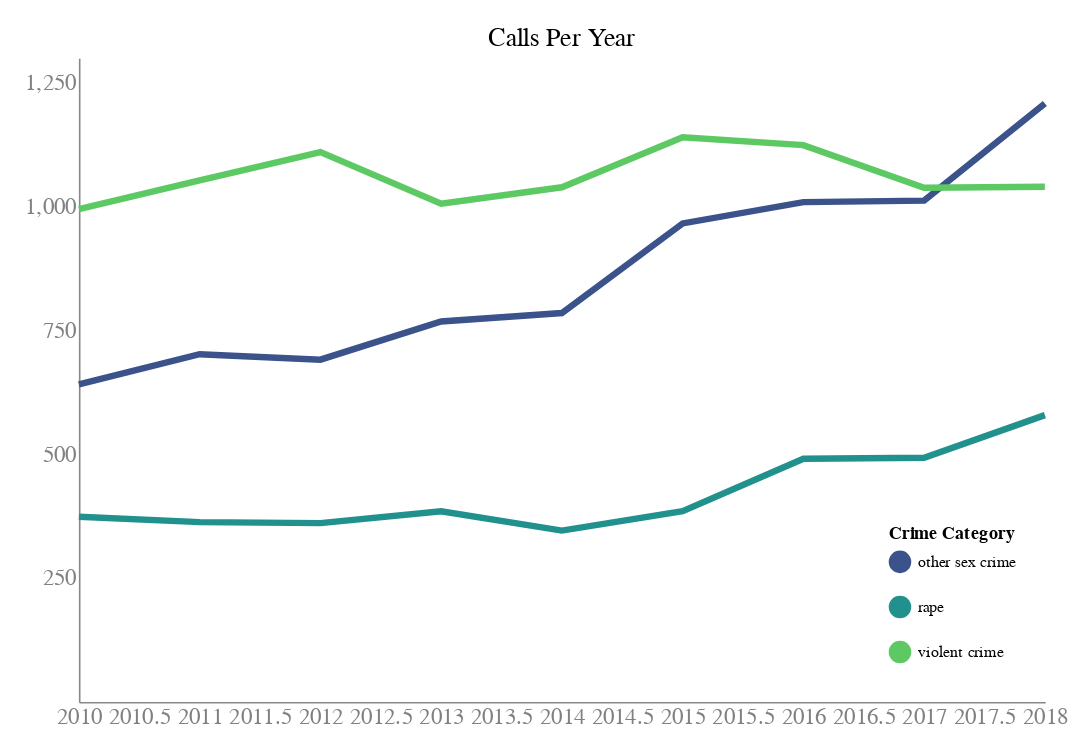

Notebook source saved alongside this figure:
### Code cell
# Interactive crime_type counts chart! 

# Create selection that chooses the nearest point
nearest = alt.selection(type='single', nearest=True, on='mouseover',
                       fields=['year'], empty='none')

# The basic line
line = alt.Chart().mark_line().encode(
    x=alt.X(
        'year:Q',
        axis=alt.Axis(
            format='Y',
            title='',
            ticks=False
        )),
    y=alt.Y(
        'type_count:Q',
        axis=alt.Axis(
            title='',
            ticks=False,
            values=[250, 500, 750, 1000, 1250]
        )),
    color=alt.Color(
        'crime_type:N',
        legend=alt.Legend(
            title='Crime Category',
            orient='bottom-right'
        ),
        scale=alt.Scale(
            scheme='viridis'
        ))
)

# Transparent selectors across the chart. This tells the x-value of the cursor
selectors = alt.Chart().mark_point().encode(
    x='year:Q',
    opacity=alt.value(0),
).add_selection(
    nearest
)

# Draw points on the line and highlight based on selection
points = line.mark_point().encode(
    opacity=alt.condition(nearest, alt.value(1), alt.value(0))
)

# Draw text labels near the points, highlight selection
text = line.mark_text(align='center', dx=0, dy=25).encode(
    text=alt.condition(nearest, 'type_count:Q', alt.value(' '))
)

# Draw a rule at the location of the selection
rules = alt.Chart().mark_rule(color='lightgray').encode(
    x='year:Q',
).transform_filter(
    nearest
)

# Put layers together and chart
alt.layer(
    line, selectors, points, rules, text,
    data=crime_type_counts,
    width=600,
    height=400,
    padding=15,
).properties(
    title='Calls Per Year'
).configure_line(
    strokeWidth=4,
).configure_text(
    fontSize=14,
    fontWeight=400,
    align='center',
).configure_title(
    fontSize=16,
    fontWeight=400
).configure_axis(
    labelFontSize=14,
    labelColor='gray',
    grid=False
).configure_view(
    strokeWidth=0
).configure_axisBottom(
    labelFlush=False
)

### Figure 1 — Vega-Lite specification as saved in the notebook (floating-point values rounded to 4 significant figures)
{"$schema": "https://vega.github.io/schema/vega-lite/v2.6.0.json", "config": {"axis": {"grid": false, "labelColor": "gray", "labelFontSize": 14}, "axisBottom": {"labelFlush": false}, "line": {"strokeWidth": 4}, "text": {"align": "center", "fontSize": 14, "fontWeight": 400}, "title": {"fontSize": 16, "fontWeight": 400}, "view": {"height": 300, "strokeWidth": 0, "width": 400}}, "data": {"name": "data-f19311a8a267fc7d559d72940769da61"}, "datasets": {"data-f19311a8a267fc7d559d72940769da61": [{"crime_type": "other sex crime", "type_count": 641, "year": 2010}, {"crime_type": "rape", "type_count": 374, "year": 2010}, {"crime_type": "violent crime", "type_count": 995, "year": 2010}, {"crime_type": "other sex crime", "type_count": 702, "year": 2011}, {"crime_type": "rape", "type_count": 363, "year": 2011}, {"crime_type": "violent crime", "type_count": 1053, "year": 2011}, {"crime_type": "other sex crime", "type_count": 691, "year": 2012}, {"crime_type": "rape", "type_count": 361, "year": 2012}, {"crime_type": "violent crime", "type_count": 1110, "year": 2012}, {"crime_type": "other sex crime", "type_count": 768, "year": 2013}, {"crime_type": "rape", "type_count": 385, "year": 2013}, {"crime_type": "violent crime", "type_count": 1006, "year": 2013}, {"crime_type": "other sex crime", "type_count": 785, "year": 2014}, {"crime_type": "rape", "type_count": 346, "year": 2014}, {"crime_type": "violent crime", "type_count": 1039, "year": 2014}, {"crime_type": "other sex crime", "type_count": 966, "year": 2015}, {"crime_type": "rape", "type_count": 385, "year": 2015}, {"crime_type": "violent crime", "type_count": 1140, "year": 2015}, {"crime_type": "other sex crime", "type_count": 1009, "year": 2016}, {"crime_type": "rape", "type_count": 491, "year": 2016}, {"crime_type": "violent crime", "type_count": 1124, "year": 2016}, {"crime_type": "other sex crime", "type_count": 1012, "year": 2017}, {"crime_type": "rape", "type_count": 493, "year": 2017}, {"crime_type": "violent crime", "type_count": 1038, "year": 2017}, {"crime_type": "other sex crime", "type_count": 1208, "year": 2018}, {"crime_type": "rape", "type_count": 579, "year": 2018}, {"crime_type": "violent crime", "type_count": 1040, "year": 2018}]}, "height": 400, "layer": [{"encoding": {"color": {"field": "crime_type", "legend": {"orient": "bottom-right", "title": "Crime Category"}, "scale": {"scheme": "viridis"}, "type": "nominal"}, "x": {"axis": {"format": "Y", "ticks": false, "title": ""}, "field": "year", "type": "quantitative"}, "y": {"axis": {"ticks": false, "title": "", "values": [250, 500, 750, 1000, 1250]}, "field": "type_count", "type": "quantitative"}}, "mark": "line"}, {"encoding": {"opacity": {"value": 0}, "x": {"field": "year", "type": "quantitative"}}, "mark": "point", "selection": {"selector093": {"empty": "none", "fields": ["year"], "nearest": true, "on": "mouseover", "resolve": "global", "type": "single"}}}, {"encoding": {"color": {"field": "crime_type", "legend": {"orient": "bottom-right", "title": "Crime Category"}, "scale": {"scheme": "viridis"}, "type": "nominal"}, "opacity": {"condition": {"selection": "selector093", "value": 1}, "value": 0}, "x": {"axis": {"format": "Y", "ticks": false, "title": ""}, "field": "year", "type": "quantitative"}, "y": {"axis": {"ticks": false, "title": "", "values": [250, 500, 750, 1000, 1250]}, "field": "type_count", "type": "quantitative"}}, "mark": "point"}, {"encoding": {"x": {"field": "year", "type": "quantitative"}}, "mark": {"color": "lightgray", "type": "rule"}, "transform": [{"filter": {"selection": "selector093"}}]}, {"encoding": {"color": {"field": "crime_type", "legend": {"orient": "bottom-right", "title": "Crime Category"}, "scale": {"scheme": "viridis"}, "type": "nominal"}, "text": {"condition": {"field": "type_count", "selection": "selector093", "type": "quantitative"}, "value": " "}, "x": {"axis": {"format": "Y", "ticks": false, "title": ""}, "field": "year", "type": "quantitative"}, "y": {"axis": {"ticks": false, "title": "", "values": [250, 500, 750, 1000, 1250]}, "field": "type_count", "type": "quantitative"}}, "mark": {"align": "center", "dx": 0, "dy": 25, "type": "text"}}], "padding": 15, "title": "Calls Per Year", "width": 600}
